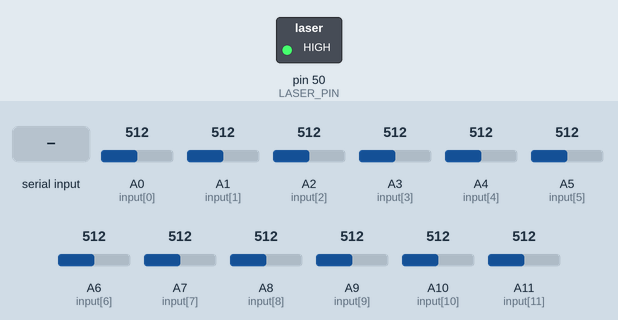
This sketch was run on a simulated Arduino Mega 2560, built with avr-gcc and run on an emulated ATmega2560. On the bench: switched loads named in the sketch (green lamp = pin HIGH). Inputs (shaded band) come from the test bench; at power-on: A3 (input[3]) = 512, A0 (input[0]) = 512, A1 (input[1]) = 512, A2 (input[2]) = 512, A4 (input[4]) = 512, A5 (input[5]) = 512, A6 (input[6]) = 512, A7 (input[7]) = 512, A8 (input[8]) = 512, A9 (input[9]) = 512, A10 (input[10]) = 512, A11 (input[11]) = 512. Random numbers use the default seed unless the sketch sets one; what the sketch prints to the serial monitor is not drawn.

Above: at 1.2 s.
1.3 s: "1" received over Serial
At 1.9 s:
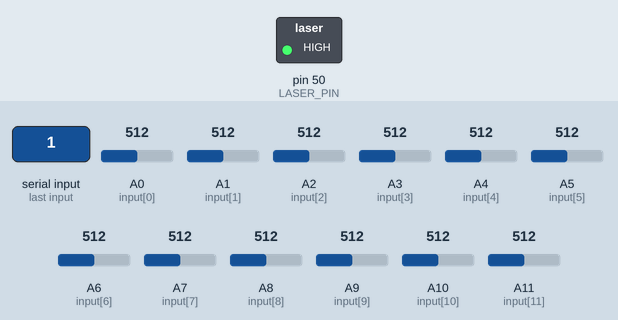
4.3 s: A3 (input[3]) set to 716
5.8 s: "0" received over Serial
At 6.5 s:
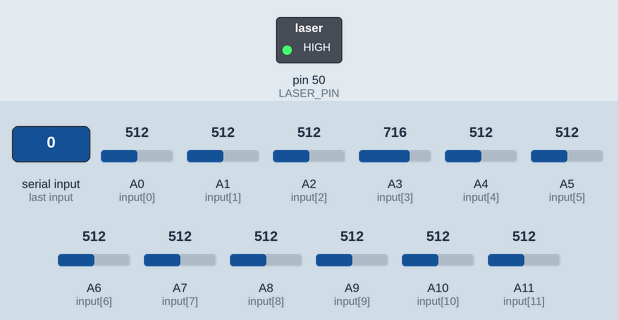
Timing chart, 0 to 8.8 s (numbered marks = the images above; inputs shaded):
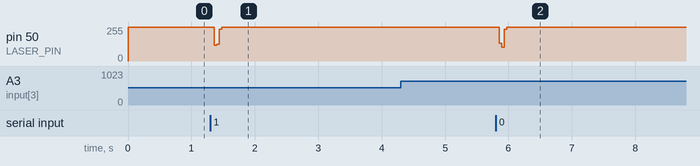

Measured:
- after the input at 1.3 s, pin 50 (LASER_PIN): 255/255 → 120/255 after 0.06 s, → 127/255 0.04 s later, → 239/255 0.04 s later, → 255/255 0.04 s later
- after the input at 4.3 s, every drawn part: stays the same
- after the input at 5.8 s, pin 50 (LASER_PIN): 255/255 → 134/255 after 0.06 s, → 103/255 0.04 s later, → 239/255 0.04 s later, → 255/255 0.04 s later

The sketch:

Laser_Communication_v3_2021_NoiseReceive.ino
```cpp
/* This file was created by Cary Xiao on February 1, 2021.
 * Runs objectives of Laser_Communication_v3_2021 but with
 * automatically added error (defined by errorRate)
 */

const int ERROR_RATE = 500; // error rate = 1 bit per 'ERROR_RATE' bits

/*-----Global Variables from Laser_Communication-----*/
const int input[12] = {A0, A1, A2, A3, A4, A5,     // Used to declare analog inputs
                    A6, A7, A8, A9, A10, A11};     // 0-5 = Columns, 6-11 = Rows
int a[12]; // used to determine 1 vs. 0; analog values when laser isn't hitting
int b[12]; // alternates with a; a and b = modified from Manchester

const byte HEADER = 255; // openings and closings for each packet to be
const byte FOOTER = 0; // sent and received. Note: Header MUST have largest bit as 1
const int LASER_PIN = 50;

const int TIME_DELAY = 4; // millisecond interval for each bit
long now = 0, lastTime = 0; // both enable loop to run once per TIME_DELAY

String message = "";
byte data = 0; // byte for determining the character being sent

byte toSend[142] = {HEADER}; // resulting incoming/receiving message

int sensor = 3; // Column analog pin (0 - 5) to determine receiving information
int subBit = 7; // sublocation for the bit currently being sent

boolean sending = false, finishedReading = false;
boolean bitSend = false; // variable used to send bits
int messageSize; // size of sending message, adds six for the header and closer to be checked
/*-----Global Variables from Manchester_Communication-----*/
boolean currentlyA = true; // used to alternate between a and b
boolean receivingMessage = false, check = false; // check = measures change every 2 cycles

boolean sendingBit; // bit to be sent by manchester encoding

int error[8], sub[8], e = 0; // arrays to notate location of error in the system.

/*-----Extra variables for receiving information-----*/
int sig; // finds most recent bit
int place = 0;
boolean foundHeader = false;
char receive[140]; // byte array for storing message
int r = 0; // index for receive, 0 - 139

void setup() {
  pinMode(LASER_PIN, OUTPUT);

  Serial.begin(9600); // Opening Information has been moved to Java App
  digitalWrite(LASER_PIN, HIGH);

  randomSeed(analogRead(A0));
}

void loop() {
  //### Change while loop to function w/ manchester encoding
  while ((now - lastTime) < TIME_DELAY / 2) // Plays loop once every TIME_DELAY
  {
    now = millis();
  }
  lastTime = now;

  /*-----#Code for receiving information-----*/
  if (currentlyA) {
    for (int i = 0; i < 12; i++) a[i] = analogRead(input[i]);
  }
  else {
    for (int i = 0; i < 12; i++) b[i] = analogRead(input[i]);
  }

  // sets b as equal to a if program just started
  if (b[0] == 0) {
    for (int i = 0; i < 12; i++) b[i] = analogRead(input[i]);
  }

  if (!receivingMessage || check == currentlyA) {
    // updates data byte based off photodiode reading
    data = data << 1;


    if (currentlyA) sig = determineBit(a[sensor], b[sensor]);
    else sig = determineBit(b[sensor], a[sensor]);

    if (sig >= 0) {
    // Inverts and sets comparison for Manchester if 1st bit in message
      if (!receivingMessage) {
        receivingMessage = true;
        Serial.print(sig);
        check = currentlyA;
        place = 1;
        data = 1; // sig will always start off as 1
      }
      else {
        Serial.print(sig);
        data += sig;


        if (place == 7) {
          Serial.print(" ");
          place = 0;
          if (!foundHeader && data == HEADER) foundHeader = true;
          else if (foundHeader) {


          if (data != FOOTER) {
            if (r < 140) {
              receive[r] = data;
              r++;
            }
          }
          else printMessage(false);
        }
      }
      else place++;
      }
    }
    // End of message or message was interrupted.
    else if (receivingMessage) {
      int test = data << 1; // equals 0 if last 7 bits were 0

      if (place == 7 && test == 0) printMessage(false);
      else if (e < 8) { // Connection interrupted. Assumes bit sent was 0 and
        // Logs corrupted bit location
        error[e] = r;
        sub[e] = place;
        e++;

        if (place == 7) {
          if (r < 140) {
              receive[r] = data;
              r++;
          }
          place = 0;
        }
        else place++;
      }
      else printMessage(true);

    }
  }


  currentlyA = !currentlyA;


  /*-----#Code for sending information-----*/
  if (!sending) sending = findCharacters(false);
  else if (!finishedReading) findCharacters(true);
  else {
    static int sub = 7;
    static int location = 0;
    int subBit = now % TIME_DELAY;

    // digitalWrite(LASER_PIN, bitRead(toSend[location], sub));
    //###finish coding below – tests if ready to record new bit

    if (subBit < TIME_DELAY / 2) {

      bitSend = bitRead(toSend[location], sub);
      digitalWrite(LASER_PIN, bitSend);

      if (sub == 0) { // Cycles to next bit
        sub = 7;
        if (location == messageSize) {
          Serial.println();
          Serial.println("Sent!");
          Serial.println();
          Serial.println("-----------------------------");

          // Resets toSend and all other variables
          digitalWrite(LASER_PIN, 1);
          memset(toSend,0,sizeof(toSend));
          sending = false;
          finishedReading = false;
          location = 0;
          messageSize = 0;

        }
        else location++;
     }
     else sub--;
    }
    // toggles laser on 2nd half of the laser
    else {
      // randomly adds error into the system
      if (random(ERROR_RATE) == 1) digitalWrite(LASER_PIN, bitSend);
      else digitalWrite(LASER_PIN, !bitSend);
    }

  }
}


/*  Finds focal point of laser between analogInputs start and finish.
 *   (Modified from function in Position Finder v1_2021)
 *   Precondition – start and finish positive, <= length
 *     of input, start < finish
 *   @param start – first desired analogInput port
 *   @param finish – first undesired
 *   Postcondition – returns distance of highest value's
 *     index from start

int brightestDiff(int start, int finish) {
  int brightestVal = 0, bValIndex = 0;

  // Determines highest value
  for (int i = start; i < finish; i++) {
      if (analogRead(input[i]) - reference[i] > brightestVal) {
      brightestVal = analogRead(input[i]);
      bValIndex = i;
    }
  }
  return bValIndex - start; // inputs from start
}*/

/* Reads any user input; places into toSend byte array
 * & enables Arduino to begin sending information.
 *  @param isReplay – true if part of unsent message is already in toSend
 *  Returns false if no buffered user information.
 */
boolean findCharacters(boolean isReplay) {
  static int i = 0;

  if (Serial.available() > 0 && i < 140) {
    if (!isReplay) {
      toSend[0] = HEADER;
      i++;

      Serial.println();
      Serial.print("Sending Message: ");
      while (i < 140 && Serial.available() > 0) {
        toSend[i] = Serial.read();
        Serial.print((char) toSend[i]);
        i++;
      }
    }
    else {
      while (i < 140 && Serial.available() > 0) {
        toSend[i] = Serial.read();
        Serial.print((char) toSend[i]);
        i++;
      }
    }

     return true;
  }
  else if (isReplay) {
    finishedReading = true;
    messageSize = i;
    i = 0;
    return false;
  }

  else return false;

  // ###note to add condition for realigning lasers
}

/* Compares test to sentinel. Primarially for
 * header and ender of packet.
 *  @param test – first byte to be compared.
 *  @param sentinel - second byte to be compared.
 *  @param place - value of original object.
 *  Returns 1 for equal, -1 * self for not equal
 */
int checkSentinel(byte test, byte sentinel, int self) {
  if (test == sentinel) {
    return 1;
  }
  else return (-1 * self);
}

/* Determines whether and which bit was sent through
 * Manchester Encoding.
 *  @param current – the most recent value for A0.
 *  @param prev – the second most recent value for A0.
 *  Returns -1 if connection has been ended.
 */
int determineBit(int current, int prev) {
  int diff = current - prev;
  if (abs(diff) >= 15) { // Either 0 or 1 was sent
    if (diff > 0) return 1;
    else return 0;
  }
  else return -1;
}

/* Prints out received message and attempts to remove
 * any obvious errors (see filterError).
 *  @param interrupted - whether signal was completely lost
 */
void printMessage(boolean interrupted) {
  Serial.println();
  if (interrupted) Serial.print("Connection Severed. ");
  Serial.print("Message Received: " + (String) receive);

    // uses filterError to fix any obvious errors
  int errorsFixed = 0;
  if (!interrupted) {
    for (int i = 0; i < e; i++) {
      byte test = filterError(receive[error[i]], sub[i]);

      if (test != 0) {
        receive[error[i]] = test;
        error[i] = -1, sub[i] = -1;
        errorsFixed++;
      }
    }
    if (errorsFixed > 0) {
      Serial.println("\nArduino-Corrected Message: " + (String) receive);
    }

  }
  Serial.println("\nErrors Corrected: " + (String) errorsFixed);
  if (e > 0) {
    Serial.print("Locations of Error: {");
    for (int i = 0; i < e; i++) {
      // Notates locations of bits with error
      Serial.print(error[i]);
      Serial.print(",");
      Serial.print(sub[i]);
      Serial.print(";");
    }
  Serial.println("}");

  if (e > errorsFixed) Serial.println("ML-Corrected Data: " + (String) receive);
  }


  Serial.println("-----------------------------");
  memset(receive, 0, 140);

  receivingMessage = false;
  r = 0;
  foundHeader = false;
  data = 0;
  place = 0;
  e = 0;
}

/* Filters out any errors within bytes based off ASCII table.
 * If not valid ASCII character, then eliminate and return
 * correct byte.
 *  @param current – byte to be examined
 *  @param sub - location of error bit in byte
 *  Returns correct byte if able to remove option, 0 if not.
 */
byte filterError(byte current, int sub) {
  // calculates alternative bit; sub increases from left to right
  byte alternative = current + pow(2, 7 - sub);

  // Characters not in specified values / ranges are deemed as error
  if (!(alternative > 31 && alternative < 35      // space, !, "
          || alternative > 43 && alternative < 59   // comma, -, ., 0-9, /, :
          || alternative > 64 && alternative < 91   // A-Z
          || alternative > 96 && alternative < 123  // a-z
          || alternative == 39                      // '
          || alternative == 63)) return current;    // ?
  else if (!(current > 31 && current < 35      // space, !, "
          || current > 43 && current < 59   // comma, -, ., 0-9, /, :
          || current > 64 && current < 91   // A-Z
          || current > 96 && current < 123  // a-z
          || current == 63)) return alternative;
  else return 0;
}
```
